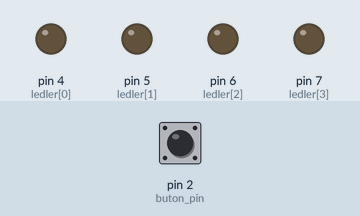
The sketch below on a simulated Arduino Uno, built with avr-gcc and run on an emulated ATmega328P. Parts: output pins drawn as LEDs (lit = HIGH). Dashed ring = blinking. Inputs (shaded band) come from the test bench; at power-on: pin 2 (buton_pin) LOW.

Above: at 1.2 s.
1.3 s: pin 2 (buton_pin) pulled HIGH for 1 s
At 3.2 s:
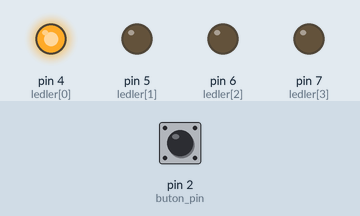
3.8 s: pin 2 (buton_pin) pulled HIGH for 0.15 s
At 4.5 s:
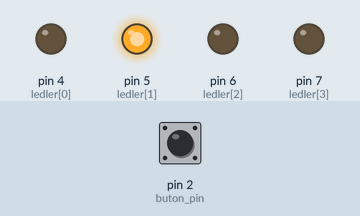
5.4 s: pin 2 (buton_pin) pulled HIGH for 3.2 s
At 5.5 s:
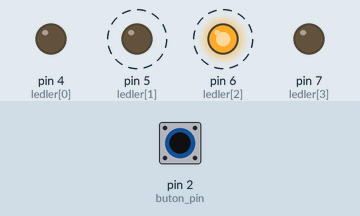
Timing chart, 0 to 9.9 s (numbered marks = the images above; inputs shaded):
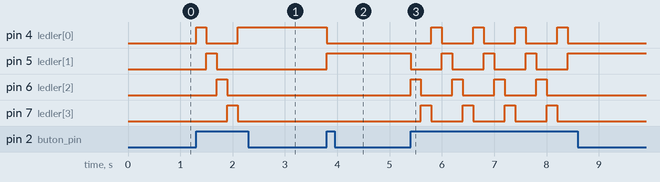

Measured:
- after the input at 1.3 s, pin 4 (ledler[0]): LOW → HIGH at once, → LOW 0.20 s later, → HIGH 0.60 s later; pin 5 (ledler[1]): LOW → HIGH after 0.20 s, → LOW 0.20 s later; pin 6 (ledler[2]): LOW → HIGH after 0.40 s, → LOW 0.20 s later; pin 7 (ledler[3]): LOW → HIGH after 0.60 s, → LOW 0.20 s later
- after the input at 3.8 s, pin 4 (ledler[0]): HIGH → LOW at once; pin 5 (ledler[1]): LOW → HIGH at once
- after the input at 5.4 s, pin 4 (ledler[0]): alternates HIGH for 0.20 s and LOW for 0.60 s, 8 changes in all, then stays LOW, starting after 0.40 s; pin 5 (ledler[1]): alternates HIGH for 0.20 s and LOW for 0.60 s, 8 changes in all, then stays HIGH, starting at once

The sketch:

ders2_buton_led.ino
```cpp
int ledler[] = {4, 5, 6, 7}; //ledlerin bagli oldugu pinler tanimlaniyor
int led_sayisi = 4; //led adedi tanimlaniyor
int buton_pin = 2; //butonun bagli oldugu pin tanimlaniyor
int buton_deger = 0; //butonun baslangic degeri olarak 0 ataniyor
int buton_basilma = 0; //butona kac defa basildigi tanimlaniyor ve baslangic icin 0 ataniyor

void setup()
{
  pinMode(4, OUTPUT); //giris ve cikis pinleri tanimlaniyor
  pinMode(5, OUTPUT);
  pinMode(6, OUTPUT);
  pinMode(7, OUTPUT);
  pinMode(buton_pin, INPUT);
}

void loop()
{
  buton_deger = digitalRead(buton_pin); //butonun bagli oldugu pin degeri okunuyor
  if (buton_deger == HIGH) //deger 1 ise
  {
    for (int i = 0 ; i < led_sayisi ; i++) //tanimlanan led sayisi kadar islem yapilmasi icin for dongusu kullaniliyor
    {
      if (buton_basilma % led_sayisi == i) //butona basilma sayisinin led sayisina bolumunden kalan (modulus) numarali led yaniyor
        digitalWrite(ledler[i], HIGH);
      else
        digitalWrite(ledler[i], LOW); //diger ledler sonuyor
    }
    buton_basilma++; //buton basilma sayisi bir arttiriliyor
    delay(200); //stabilite 200ms bekleme suresi ekleniyor
  }
}
```
